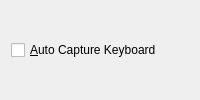
<ui version="4.0">
 <comment>
 VPox frontends: Qt GUI ("VirtualPox"):

 Copyright (C) 2008-2020 Oracle Corporation

 This file is part of VirtualPox Open Source Edition (OSE), as
 available from http://www.virtualpox.org. This file is free software;
 you can redistribute it and/or modify it under the terms of the GNU
 General Public License (GPL) as published by the Free Software
 Foundation, in version 2 as it comes in the "COPYING" file of the
 VirtualPox OSE distribution. VirtualPox OSE is distributed in the
 hope that it will be useful, but WITHOUT ANY WARRANTY of any kind.
 </comment>
 <class>UIGlobalSettingsInput</class>
 <widget class="QWidget" name="UIGlobalSettingsInput">
  <layout class="QGridLayout" name="m_pMainLayout">
   <item row="1" column="0">
    <widget class="QCheckBox" name="m_pEnableAutoGrabCheckbox">
     <property name="whatsThis">
      <string>When checked, the keyboard is automatically captured every time the VM window is activated. When the keyboard is captured, all keystrokes (including system ones like Alt-Tab) are directed to the VM.</string>
     </property>
     <property name="text">
      <string>&amp;Auto Capture Keyboard</string>
     </property>
    </widget>
   </item>
  </layout>
 </widget>
 <customwidgets/>
 <resources/>
 <connections/>
</ui>
